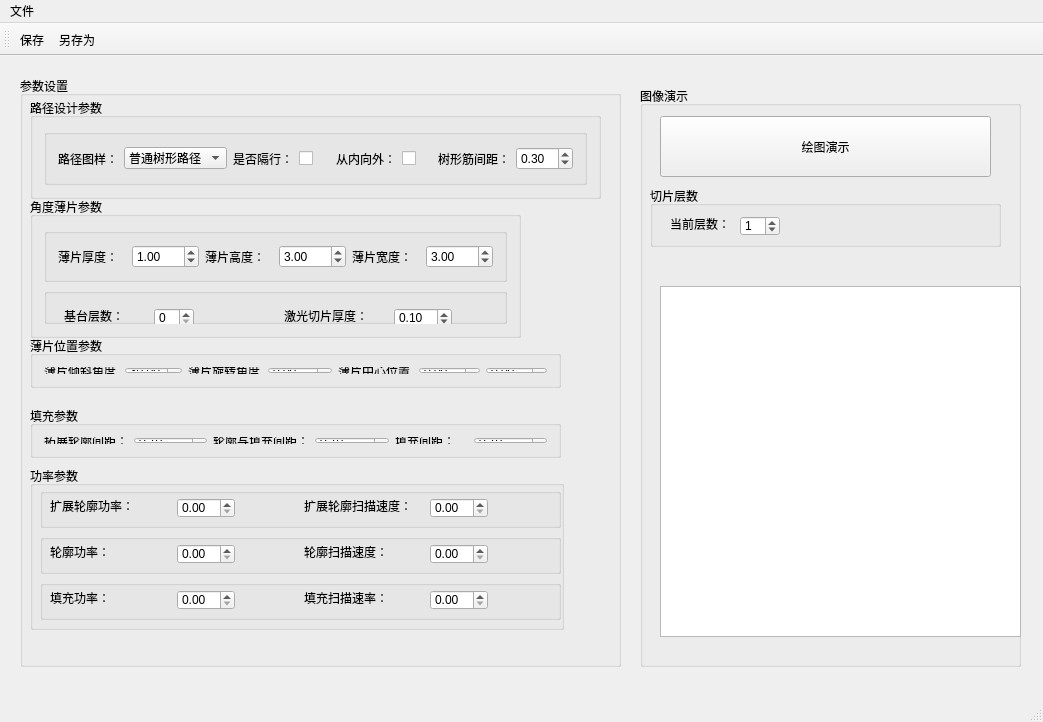
<?xml version="1.0" encoding="UTF-8"?>
<ui version="4.0">
 <class>MainWindow</class>
 <widget class="QMainWindow" name="MainWindow">
  <property name="geometry">
   <rect>
    <x>0</x>
    <y>0</y>
    <width>1043</width>
    <height>722</height>
   </rect>
  </property>
  <property name="windowTitle">
   <string>MainWindow</string>
  </property>
  <widget class="QWidget" name="centralWidget">
   <widget class="QGroupBox" name="groupBox">
    <property name="geometry">
     <rect>
      <x>20</x>
      <y>20</y>
      <width>601</width>
      <height>591</height>
     </rect>
    </property>
    <property name="title">
     <string>参数设置</string>
    </property>
    <widget class="QGroupBox" name="groupBox_2">
     <property name="geometry">
      <rect>
       <x>10</x>
       <y>22</y>
       <width>571</width>
       <height>101</height>
      </rect>
     </property>
     <property name="title">
      <string>路径设计参数</string>
     </property>
     <layout class="QHBoxLayout" name="horizontalLayout_2">
      <item>
       <widget class="QGroupBox" name="groupBox_3">
        <property name="title">
         <string/>
        </property>
        <layout class="QHBoxLayout" name="horizontalLayout_5">
         <item>
          <widget class="QLabel" name="label">
           <property name="text">
            <string>路径图样：</string>
           </property>
          </widget>
         </item>
         <item>
          <widget class="QComboBox" name="RouteType">
           <item>
            <property name="text">
             <string>普通树形路径</string>
            </property>
           </item>
           <item>
            <property name="text">
             <string>XY正交树形</string>
            </property>
           </item>
           <item>
            <property name="text">
             <string>环形路径</string>
            </property>
           </item>
           <item>
            <property name="text">
             <string>S型路径</string>
            </property>
           </item>
          </widget>
         </item>
         <item>
          <widget class="QLabel" name="label_2">
           <property name="text">
            <string>是否隔行：</string>
           </property>
          </widget>
         </item>
         <item>
          <widget class="QCheckBox" name="IF_Interlaced">
           <property name="text">
            <string/>
           </property>
          </widget>
         </item>
         <item>
          <widget class="QLabel" name="label_21">
           <property name="text">
            <string>从内向外：</string>
           </property>
          </widget>
         </item>
         <item>
          <widget class="QCheckBox" name="IF_I2O">
           <property name="text">
            <string/>
           </property>
          </widget>
         </item>
         <item>
          <widget class="QLabel" name="label_4">
           <property name="text">
            <string>树形筋间距：</string>
           </property>
          </widget>
         </item>
         <item>
          <widget class="QDoubleSpinBox" name="TreeVeinDif">
           <property name="value">
            <double>0.300000000000000</double>
           </property>
          </widget>
         </item>
        </layout>
       </widget>
      </item>
     </layout>
    </widget>
    <widget class="QGroupBox" name="groupBox_5">
     <property name="geometry">
      <rect>
       <x>10</x>
       <y>121</y>
       <width>491</width>
       <height>141</height>
      </rect>
     </property>
     <property name="title">
      <string>角度薄片参数</string>
     </property>
     <layout class="QVBoxLayout" name="verticalLayout_2">
      <item>
       <widget class="QGroupBox" name="groupBox_14">
        <property name="title">
         <string/>
        </property>
        <layout class="QHBoxLayout" name="horizontalLayout_6">
         <item>
          <widget class="QLabel" name="label_3">
           <property name="text">
            <string>薄片厚度：</string>
           </property>
          </widget>
         </item>
         <item>
          <widget class="QDoubleSpinBox" name="sheetThickness">
           <property name="singleStep">
            <double>0.100000000000000</double>
           </property>
           <property name="value">
            <double>1.000000000000000</double>
           </property>
          </widget>
         </item>
         <item>
          <widget class="QLabel" name="label_6">
           <property name="text">
            <string>薄片高度：</string>
           </property>
          </widget>
         </item>
         <item>
          <widget class="QDoubleSpinBox" name="sheetHeight">
           <property name="singleStep">
            <double>0.100000000000000</double>
           </property>
           <property name="value">
            <double>3.000000000000000</double>
           </property>
          </widget>
         </item>
         <item>
          <widget class="QLabel" name="label_5">
           <property name="text">
            <string>薄片宽度：</string>
           </property>
          </widget>
         </item>
         <item>
          <widget class="QDoubleSpinBox" name="sheetWidth">
           <property name="singleStep">
            <double>0.100000000000000</double>
           </property>
           <property name="value">
            <double>3.000000000000000</double>
           </property>
          </widget>
         </item>
        </layout>
       </widget>
      </item>
      <item>
       <widget class="QGroupBox" name="groupBox_15">
        <property name="title">
         <string/>
        </property>
        <widget class="QLabel" name="label_7">
         <property name="geometry">
          <rect>
           <x>20</x>
           <y>20</y>
           <width>60</width>
           <height>16</height>
          </rect>
         </property>
         <property name="text">
          <string>基台层数：</string>
         </property>
        </widget>
        <widget class="QDoubleSpinBox" name="LayerSliceThickness">
         <property name="geometry">
          <rect>
           <x>350</x>
           <y>20</y>
           <width>58</width>
           <height>20</height>
          </rect>
         </property>
         <property name="singleStep">
          <double>0.100000000000000</double>
         </property>
         <property name="value">
          <double>0.100000000000000</double>
         </property>
        </widget>
        <widget class="QLabel" name="label_22">
         <property name="geometry">
          <rect>
           <x>240</x>
           <y>20</y>
           <width>84</width>
           <height>16</height>
          </rect>
         </property>
         <property name="text">
          <string>激光切片厚度：</string>
         </property>
        </widget>
        <widget class="QSpinBox" name="BaseLayerNum">
         <property name="geometry">
          <rect>
           <x>110</x>
           <y>20</y>
           <width>40</width>
           <height>20</height>
          </rect>
         </property>
        </widget>
       </widget>
      </item>
     </layout>
    </widget>
    <widget class="QGroupBox" name="groupBox_6">
     <property name="geometry">
      <rect>
       <x>10</x>
       <y>330</y>
       <width>531</width>
       <height>52</height>
      </rect>
     </property>
     <property name="title">
      <string>填充参数</string>
     </property>
     <layout class="QHBoxLayout" name="horizontalLayout_4">
      <item>
       <widget class="QLabel" name="label_8">
        <property name="text">
         <string>拓展轮廓间距：</string>
        </property>
       </widget>
      </item>
      <item>
       <widget class="QDoubleSpinBox" name="ExtendedContourFillSpace">
        <property name="singleStep">
         <double>0.100000000000000</double>
        </property>
        <property name="value">
         <double>0.100000000000000</double>
        </property>
       </widget>
      </item>
      <item>
       <widget class="QLabel" name="label_9">
        <property name="text">
         <string>轮廓与填充间距：</string>
        </property>
       </widget>
      </item>
      <item>
       <widget class="QDoubleSpinBox" name="ContourFillSpace">
        <property name="singleStep">
         <double>0.100000000000000</double>
        </property>
        <property name="value">
         <double>0.100000000000000</double>
        </property>
       </widget>
      </item>
      <item>
       <widget class="QLabel" name="label_10">
        <property name="text">
         <string>填充间距：</string>
        </property>
       </widget>
      </item>
      <item>
       <widget class="QDoubleSpinBox" name="FillSpace">
        <property name="singleStep">
         <double>0.100000000000000</double>
        </property>
        <property name="value">
         <double>0.100000000000000</double>
        </property>
       </widget>
      </item>
     </layout>
    </widget>
    <widget class="QGroupBox" name="groupBox_7">
     <property name="geometry">
      <rect>
       <x>10</x>
       <y>390</y>
       <width>534</width>
       <height>164</height>
      </rect>
     </property>
     <property name="title">
      <string>功率参数</string>
     </property>
     <widget class="QGroupBox" name="groupBox_8">
      <property name="geometry">
       <rect>
        <x>10</x>
        <y>22</y>
        <width>521</width>
        <height>40</height>
       </rect>
      </property>
      <property name="title">
       <string/>
      </property>
      <widget class="QLabel" name="label_11">
       <property name="geometry">
        <rect>
         <x>10</x>
         <y>10</y>
         <width>84</width>
         <height>16</height>
        </rect>
       </property>
       <property name="text">
        <string>扩展轮廓功率：</string>
       </property>
      </widget>
      <widget class="QLabel" name="label_12">
       <property name="geometry">
        <rect>
         <x>264</x>
         <y>10</y>
         <width>108</width>
         <height>16</height>
        </rect>
       </property>
       <property name="text">
        <string>扩展轮廓扫描速度：</string>
       </property>
      </widget>
      <widget class="QDoubleSpinBox" name="ExtendedContourSpeed">
       <property name="geometry">
        <rect>
         <x>390</x>
         <y>10</y>
         <width>58</width>
         <height>20</height>
        </rect>
       </property>
       <property name="maximum">
        <double>1000.000000000000000</double>
       </property>
       <property name="singleStep">
        <double>10.000000000000000</double>
       </property>
      </widget>
      <widget class="QDoubleSpinBox" name="ExtendedContourPower">
       <property name="geometry">
        <rect>
         <x>137</x>
         <y>10</y>
         <width>58</width>
         <height>20</height>
        </rect>
       </property>
       <property name="maximum">
        <double>1000.000000000000000</double>
       </property>
       <property name="singleStep">
        <double>1.000000000000000</double>
       </property>
      </widget>
     </widget>
     <widget class="QGroupBox" name="groupBox_9">
      <property name="geometry">
       <rect>
        <x>10</x>
        <y>68</y>
        <width>521</width>
        <height>40</height>
       </rect>
      </property>
      <property name="title">
       <string/>
      </property>
      <widget class="QLabel" name="label_13">
       <property name="geometry">
        <rect>
         <x>10</x>
         <y>10</y>
         <width>60</width>
         <height>16</height>
        </rect>
       </property>
       <property name="text">
        <string>轮廓功率：</string>
       </property>
      </widget>
      <widget class="QDoubleSpinBox" name="ContourPower">
       <property name="geometry">
        <rect>
         <x>137</x>
         <y>10</y>
         <width>58</width>
         <height>20</height>
        </rect>
       </property>
       <property name="maximum">
        <double>1000.000000000000000</double>
       </property>
       <property name="singleStep">
        <double>1.000000000000000</double>
       </property>
      </widget>
      <widget class="QLabel" name="label_14">
       <property name="geometry">
        <rect>
         <x>264</x>
         <y>10</y>
         <width>84</width>
         <height>16</height>
        </rect>
       </property>
       <property name="text">
        <string>轮廓扫描速度：</string>
       </property>
      </widget>
      <widget class="QDoubleSpinBox" name="ContourSpeed">
       <property name="geometry">
        <rect>
         <x>390</x>
         <y>10</y>
         <width>58</width>
         <height>20</height>
        </rect>
       </property>
       <property name="maximum">
        <double>1000.000000000000000</double>
       </property>
       <property name="singleStep">
        <double>10.000000000000000</double>
       </property>
      </widget>
     </widget>
     <widget class="QGroupBox" name="groupBox_10">
      <property name="geometry">
       <rect>
        <x>10</x>
        <y>114</y>
        <width>521</width>
        <height>40</height>
       </rect>
      </property>
      <property name="title">
       <string/>
      </property>
      <widget class="QLabel" name="label_15">
       <property name="geometry">
        <rect>
         <x>10</x>
         <y>10</y>
         <width>60</width>
         <height>16</height>
        </rect>
       </property>
       <property name="text">
        <string>填充功率：</string>
       </property>
      </widget>
      <widget class="QDoubleSpinBox" name="FillPower">
       <property name="geometry">
        <rect>
         <x>137</x>
         <y>10</y>
         <width>58</width>
         <height>20</height>
        </rect>
       </property>
       <property name="maximum">
        <double>1000.000000000000000</double>
       </property>
       <property name="singleStep">
        <double>1.000000000000000</double>
       </property>
      </widget>
      <widget class="QLabel" name="label_16">
       <property name="geometry">
        <rect>
         <x>264</x>
         <y>10</y>
         <width>84</width>
         <height>16</height>
        </rect>
       </property>
       <property name="text">
        <string>填充扫描速率：</string>
       </property>
      </widget>
      <widget class="QDoubleSpinBox" name="FillSpeed">
       <property name="geometry">
        <rect>
         <x>390</x>
         <y>10</y>
         <width>58</width>
         <height>20</height>
        </rect>
       </property>
       <property name="maximum">
        <double>1000.000000000000000</double>
       </property>
       <property name="singleStep">
        <double>10.000000000000000</double>
       </property>
      </widget>
     </widget>
    </widget>
    <widget class="QGroupBox" name="groupBox_4">
     <property name="geometry">
      <rect>
       <x>10</x>
       <y>260</y>
       <width>531</width>
       <height>52</height>
      </rect>
     </property>
     <property name="title">
      <string>薄片位置参数</string>
     </property>
     <layout class="QHBoxLayout" name="horizontalLayout">
      <item>
       <widget class="QLabel" name="label_18">
        <property name="text">
         <string>薄片倾斜角度：</string>
        </property>
       </widget>
      </item>
      <item>
       <widget class="QDoubleSpinBox" name="TiltAngle">
        <property name="maximum">
         <double>90.000000000000000</double>
        </property>
        <property name="value">
         <double>30.000000000000000</double>
        </property>
       </widget>
      </item>
      <item>
       <widget class="QLabel" name="label_19">
        <property name="text">
         <string>薄片旋转角度：</string>
        </property>
       </widget>
      </item>
      <item>
       <widget class="QDoubleSpinBox" name="RotateAngle">
        <property name="maximum">
         <double>360.000000000000000</double>
        </property>
        <property name="singleStep">
         <double>5.000000000000000</double>
        </property>
       </widget>
      </item>
      <item>
       <widget class="QLabel" name="label_20">
        <property name="text">
         <string>薄片中心位置：</string>
        </property>
       </widget>
      </item>
      <item>
       <widget class="QDoubleSpinBox" name="BaseMidPointX">
        <property name="minimum">
         <double>-99.000000000000000</double>
        </property>
        <property name="singleStep">
         <double>0.100000000000000</double>
        </property>
       </widget>
      </item>
      <item>
       <widget class="QDoubleSpinBox" name="BaseMidPointY">
        <property name="minimum">
         <double>-99.000000000000000</double>
        </property>
        <property name="singleStep">
         <double>0.100000000000000</double>
        </property>
       </widget>
      </item>
     </layout>
    </widget>
   </widget>
   <widget class="QGroupBox" name="groupBox_11">
    <property name="geometry">
     <rect>
      <x>640</x>
      <y>30</y>
      <width>381</width>
      <height>581</height>
     </rect>
    </property>
    <property name="title">
     <string>图像演示</string>
    </property>
    <widget class="QPushButton" name="DrawButton">
     <property name="geometry">
      <rect>
       <x>20</x>
       <y>30</y>
       <width>331</width>
       <height>61</height>
      </rect>
     </property>
     <property name="text">
      <string>绘图演示</string>
     </property>
    </widget>
    <widget class="QPlainTextEdit" name="plainTextEdit">
     <property name="geometry">
      <rect>
       <x>20</x>
       <y>200</y>
       <width>361</width>
       <height>351</height>
      </rect>
     </property>
    </widget>
    <widget class="QGroupBox" name="groupBox_13">
     <property name="geometry">
      <rect>
       <x>10</x>
       <y>100</y>
       <width>351</width>
       <height>61</height>
      </rect>
     </property>
     <property name="title">
      <string>切片层数</string>
     </property>
     <widget class="QLabel" name="label_17">
      <property name="geometry">
       <rect>
        <x>20</x>
        <y>30</y>
        <width>60</width>
        <height>16</height>
       </rect>
      </property>
      <property name="text">
       <string>当前层数：</string>
      </property>
     </widget>
     <widget class="QSpinBox" name="CurLayNum">
      <property name="geometry">
       <rect>
        <x>90</x>
        <y>30</y>
        <width>40</width>
        <height>20</height>
       </rect>
      </property>
      <property name="maximum">
       <number>100000</number>
      </property>
      <property name="value">
       <number>1</number>
      </property>
     </widget>
    </widget>
   </widget>
  </widget>
  <widget class="QMenuBar" name="menuBar">
   <property name="geometry">
    <rect>
     <x>0</x>
     <y>0</y>
     <width>1043</width>
     <height>23</height>
    </rect>
   </property>
   <widget class="QMenu" name="menu">
    <property name="title">
     <string>文件</string>
    </property>
    <addaction name="actSave"/>
    <addaction name="actSaveOtherPlace"/>
   </widget>
   <addaction name="menu"/>
  </widget>
  <widget class="QToolBar" name="mainToolBar">
   <property name="toolButtonStyle">
    <enum>Qt::ToolButtonTextUnderIcon</enum>
   </property>
   <attribute name="toolBarArea">
    <enum>TopToolBarArea</enum>
   </attribute>
   <attribute name="toolBarBreak">
    <bool>false</bool>
   </attribute>
   <addaction name="actSave"/>
   <addaction name="actSaveOtherPlace"/>
  </widget>
  <widget class="QStatusBar" name="statusBar"/>
  <action name="actSaveOtherPlace">
   <property name="icon">
    <iconset resource="imgs.qrc">
     <normaloff>:/images/120.bmp</normaloff>:/images/120.bmp</iconset>
   </property>
   <property name="text">
    <string>另存为</string>
   </property>
   <property name="toolTip">
    <string>另存为</string>
   </property>
  </action>
  <action name="actSave">
   <property name="icon">
    <iconset resource="imgs.qrc">
     <normaloff>:/images/104.bmp</normaloff>:/images/104.bmp</iconset>
   </property>
   <property name="text">
    <string>保存</string>
   </property>
   <property name="toolTip">
    <string>保存</string>
   </property>
  </action>
 </widget>
 <layoutdefault spacing="6" margin="11"/>
 <resources>
  <include location="imgs.qrc"/>
 </resources>
 <connections/>
</ui>
